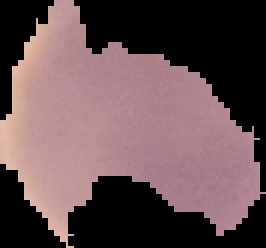
#> input picture Smaple Dataset - Blood Smear Cells/Uninfected/C1_thinF_IMG_20150604_104722_cell_66.png, 133 x 124 px, given in place of C1_thinF_IMG_20150604_104722_cell_9.png, which was not available (shown 2 times larger)
$ jupyter execute '1 - Data Visualization.ipynb'
#> lines starting #> are read from the running program, lines starting #| are printed output that depends on the picture; pictures that were not available may be replaced by others from this repository, and a replacement may not be noted
[cell 1]
import os
import matplotlib.pyplot as plt
import numpy as np
import cv2

[cell 2]
image = cv2.imread(r'Malaria Cell Images Dataset\Uninfected\C1_thinF_IMG_20150604_104722_cell_9.png')
#> image is the input picture: shape (124, 133, 3); mean B, G, R 80.7, 77.9, 100.8
image = cv2.resize(image, (180,180), interpolation=cv2.INTER_CUBIC)
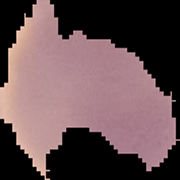
#> image: shape (180, 180, 3); mean B, G, R 81, 78.2, 101.1
plt.imshow(image)
plt.title('Uninfected')
plt.axis('off')
plt.show()

image = cv2.imread(r'Malaria Cell Images Dataset\Parasitized\C33P1thinF_IMG_20150619_114756a_cell_179.png')
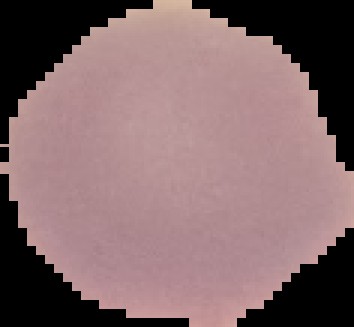
#> input picture Smaple Dataset - Blood Smear Cells/Uninfected/C1_thinF_IMG_20150604_104722_cell_73.png, 118 x 109 px, given in place of C33P1thinF_IMG_20150619_114756a_cell_179.png, which was not available (shown 3 times larger)
#> image is the input picture: shape (109, 118, 3); mean B, G, R 105.7, 104, 130.3
image = cv2.resize(image, (180,180), interpolation=cv2.INTER_CUBIC)
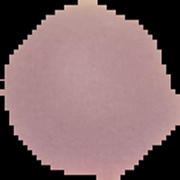
#> image: shape (180, 180, 3); mean B, G, R 106, 104.3, 130.6
plt.imshow(image)
plt.title('Parasitized')
plt.axis('off')
plt.show()

[cell 3]
negativeVals = len(os.listdir(r'C:\Users\raami\Downloads\Research Paper Works\Contract-3\Malaria Cell Images Dataset\Uninfected'))
positiveVals = len(os.listdir(r'C:\Users\raami\Downloads\Research Paper Works\Contract-3\Malaria Cell Images Dataset\Parasitized'))


plt.bar(['Positive', 'Negative'], [positiveVals, negativeVals], color=['r', 'g'])
plt.xlabel('Class')
plt.ylabel('Count')
plt.title('Image Count for each class')
plt.show()
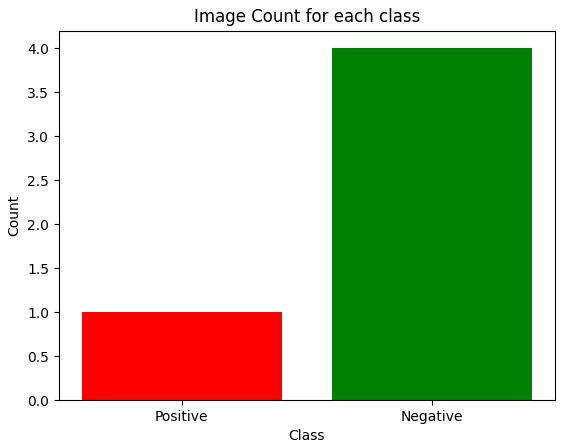
#> figure drawn by matplotlib, 1 panel


X = ['Training','Validation']
posCount = [positiveVals*0.8, positiveVals*0.2]
negCount = [negativeVals*0.8, negativeVals*0.2]
X_axis = np.arange(len(X))
plt.bar(X_axis - 0.2, posCount, 0.4, label = 'Positive Class', color='r')
plt.bar(X_axis + 0.2, negCount, 0.4, label = 'Negative Class', color='g')
plt.xticks(X_axis, X)
plt.xlabel("Category of Data")
plt.ylabel("Count")
plt.title("Splitting of Data into Training and Testing")
plt.legend()
plt.show()
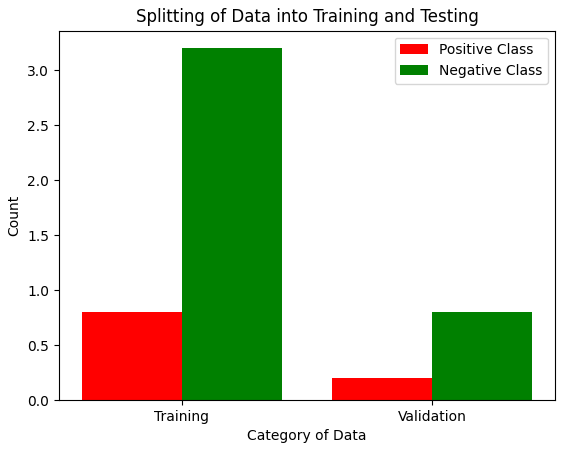
#> figure drawn by matplotlib, 1 panel
